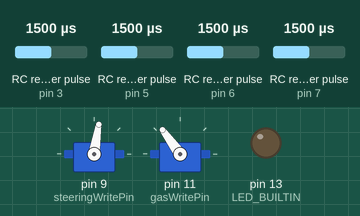
This sketch was run on a simulated Arduino Uno, built with avr-gcc and run on an emulated ATmega328P. Parts: 2 × servo, output pins drawn as LEDs (lit = HIGH). Wiring (inferred from the names in the program): 4 × RC receiver channel: data pin 6 / data pin 3 / data pin 5 / data pin 7. Inputs (shaded band) come from the test bench; at power-on: RC receiver pulse (sensors on pin 3, pin 6, pin 7, pin 5) 1500 µs. What the sketch prints to the serial monitor is not drawn.

Above: at 1.2 s.
1.3 s: RC receiver pulse (sensor on pin 3) set to 1020 µs
At 2.5 s:
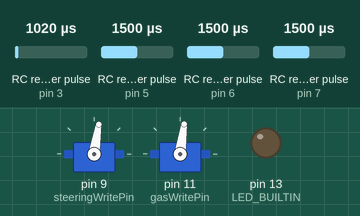
2.8 s: RC receiver pulse (sensor on pin 6) set to 1020 µs
At 3.6 s:
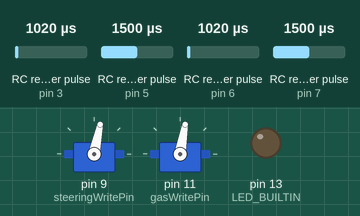
4.3 s: RC receiver pulse (sensor on pin 6) set to 1250 µs
At 5.5 s:
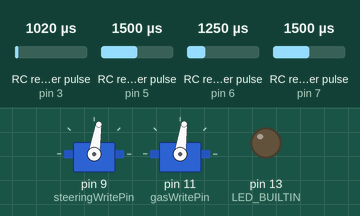
5.8 s: RC receiver pulse (sensor on pin 7) set to 1020 µs
At 6.4 s:
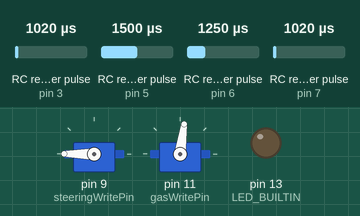
7.3 s: RC receiver pulse (sensor on pin 3) set to 1250 µs
At 8.3 s:
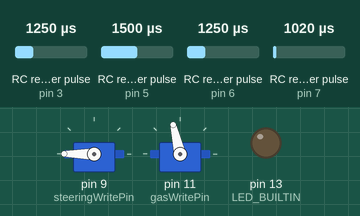
8.8 s: RC receiver pulse (sensor on pin 7) set to 1250 µs
At 10.1 s:
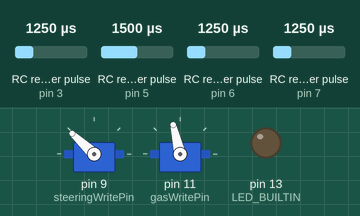
Timing chart, 0 to 11.4 s (numbered marks = the images above; inputs shaded):
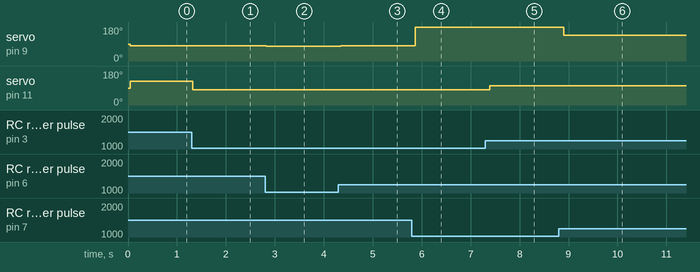

Measured:
- after the input at 1.3 s, servo on pin 11 (gasWritePin): 126° → 82° at once
- after the input at 2.8 s, servo on pin 9 (steeringWritePin): 81° → 78° at once; servo on pin 11 (gasWritePin): 82° → 80° at once
- after the input at 4.3 s, servo on pin 9 (steeringWritePin): 78° → 81° after 0.05 s; servo on pin 11 (gasWritePin): 80° → 82° after 0.05 s
- after the input at 5.8 s, servo on pin 9 (steeringWritePin): 81° → 180° after 0.07 s
- after the input at 7.3 s, servo on pin 11 (gasWritePin): 82° → 103° after 0.09 s
- after the input at 8.8 s, servo on pin 9 (steeringWritePin): 180° → 137° after 0.11 s

The sketch:

passthrough_5_6.ino
```cpp
#include <Servo.h>
#include <math.h>
#include <stdio.h>
#include <stdlib.h>

// Define Input Connections
#define CHRH 7 // right stick horz
#define CHRV 2// right stick vert
#define CHLV 3 // left stick vert
#define CHLH 4 // left stick horz
#define CHSWA 5 // SWA 2-pos switch
#define CHSWC 6 // SWC 3-pos switch
#define steeringWritePin 9
#define gasWritePin 11

Servo roboClawSteering;
Servo roboClawGas;

const int leftVertUp = 2050;
const int leftVertMid = 1500;
const int leftVertDown = 1000;
const int leftVertRange = leftVertUp - leftVertDown;

const int rightHorzLeft = 1032;
const int rightHorzMid = 1515;
const int rightHorzRight = 1988;
const int rightHorzRange = rightHorzRight - rightHorzLeft;

const int motorSteeringMid = 1350;
const int motorSteeringMaxMag = 1100; // 450 in either direction off mid

const int motorGasMid = 1370;
const int motorGasMaxMag =
    1000; // in either direction off mid, sign controlled by SWA

const int SWAUp = 2071;
const int SWADown = 993;
const int SWACutoff = 2000;
const int SWABottomCutoff = 800;

const int SWCUp = 2088;
const int SWCUpperCutoff = 1800;
const int SWCMid = 1488;
const int SWCLowerCutoff = 1250;
const int SWCDown = 994;
const int SWCBottomCutoff = 800;
int count = 0;
bool printChVals = false;
bool printMappedVals = false;
bool printWriteVals = false;
bool printSerialVals = true;
long int t1 = 0;
long int t0 = 0;


float ch_LV_val, ch_RH_val, ch_SWA_val, ch_SWC_val;
// float ch_LH_val, ch_RV_val;
float LV_pos, RH_pos;
// float LH_pos, RV_pos;
int SWA_pos, SWC_pos;
float write_val_gas, write_val_steering;
// add write vals for other actuators
float serial_linear, serial_angular = 0.0;
// add vals for other serial inputs

const byte numChars = 32;
char receivedChars[numChars];   // an array to store the received data
boolean newData = true;

bool stringStarted = false;
bool stringComplete = false;
String inputString;

// Read the number of a specified channel and convert to the range provided.
// If the channel is off, return the default value
int readChannel(int channelInput, int minLimit, int maxLimit,
                int defaultValue) {
  int ch = pulseIn(channelInput, HIGH, 30000);
  return ch;
}

void setup() {
  pinMode(LED_BUILTIN, OUTPUT);
  // Set up serial monitor
  Serial.begin(115200);
  roboClawSteering.attach(steeringWritePin);
  roboClawGas.attach(gasWritePin);

  // Set all pins as inputs
  pinMode(CHLV, INPUT);
  pinMode(CHLH, INPUT);
  pinMode(CHRH, INPUT);
  pinMode(CHRV, INPUT);
  pinMode(CHSWA, INPUT);
  pinMode(CHSWC, INPUT);
  int count = 0;
}

void loop() {
  // t1 = millis();
  // long int diff = t1 - t0;
  while (Serial.available() > 0){
    char incomingByte = Serial.read();
    if (stringStarted){
      inputString += incomingByte;
    } else if (incomingByte == '<'){
      inputString = "<";
      stringStarted = true;
    } else {
      continue;
    }
    if (incomingByte == '\n'){
      stringComplete = true;
    }
  }
  if (stringComplete) {
    // remove newline character from string:
    inputString.trim();
    // parse the string into separate commands:
    String commandArray[2];
    int commaIndex = inputString.indexOf(',');
    if (commaIndex > 0) {
      commandArray[0] = inputString.substring(1, commaIndex);
      serial_linear = commandArray[0].toFloat();
      commandArray[1] = inputString.substring(commaIndex + 1, inputString.length());
      serial_angular = commandArray[1].toFloat();
    }

    // reset the inputString and stringComplete flag:
    inputString = "";
    stringComplete = false;
  }
  if (serial_linear >= 0.5){
    digitalWrite(LED_BUILTIN, HIGH);
    // Serial.println("high");
  } else {
    digitalWrite(LED_BUILTIN, LOW);
    // Serial.println("low");
  }

  // Get values for each channel
  getSWCPos();
  if (SWC_pos == 1){
    getChValues();
    mapChValuesToPos();
  }
  calcWriteVals();
  sendWriteVals();
  if (count > 19) {
    if (printChVals){
      Serial.print("ChVals: ");
      Serial.print("Left Vert: ");
      Serial.print(ch_LV_val);
      Serial.print(" | Right Horz: ");
      Serial.print(ch_RH_val);
      Serial.print(" | SWA: ");
      Serial.print(ch_SWA_val);
      Serial.print(" | SWC: ");
      Serial.print(ch_SWC_val);
      Serial.println("");
    }
    if (printMappedVals){
      Serial.print("MappedVals: ");
      Serial.print("Left Vert: ");
      Serial.print(LV_pos);
      Serial.print(" | Right Horz: ");
      Serial.print(RH_pos);
      Serial.print(" | SWA: ");
      Serial.print(SWA_pos);
      Serial.print(" | SWC: ");
      Serial.print(SWC_pos);
      Serial.println("");
    }
    if (printWriteVals) {
      Serial.print("Sending ");
      Serial.print(write_val_gas);
      Serial.print(" to roboClawGas. ");
      Serial.print("Sending ");
      Serial.print(write_val_steering);
      Serial.println(" to roboClawSteering");
    }
    if (printSerialVals){
      Serial.print("Getting: ");
      Serial.print(serial_linear);
      Serial.print(" linear from serial. Getting ");
      Serial.print(serial_angular);
      Serial.println(" angular from serial.");
    }
    if (printSerialVals || printWriteVals || printMappedVals || printChVals){


      Serial.println("");
    }
    count = 0;

  }

  count++;
  Serial.println("i am working");
  delay(50);
}


void recvWithEndMarker() {
    static byte ndx = 0;
    char endMarker = '\n';
    char startMarker = '<';
    char rc;
    bool gottenStart = false;

    while (Serial.available() > 0 && newData == false) {
        //Serial.println("while loop start");
        rc = Serial.read();
        //Serial.println(rc);

        if (rc == startMarker){
          gottenStart = true;
          //Serial.println("gotten start");
        }

        if (!gottenStart){
          //Serial.println("hasn't gotten start yet");
          continue;
        }
        //Serial.println("has gotten start");


        if (rc != endMarker) {
            if (rc != startMarker){
              receivedChars[ndx] = rc;
              ndx++;
              if (ndx >= numChars) {
                  ndx = numChars - 1;
              }
            }

        }
        else {
            receivedChars[ndx] = '\0'; // terminate the string
            ndx = 0;
            newData = true;
        }
    }
}

void showNewData() {
    if (newData == true) {
        //Serial.println(receivedChars);
        char* velVal = strtok(receivedChars, ",");
        char* firstValChar = velVal;
        velVal = strtok(NULL, ",");
        char* secondValChar = velVal;
        float firstFloat = atof(firstValChar);
        float secondFloat = atof(secondValChar);
        //Serial.print("first float: ");
        //Serial.print(firstFloat);
        //Serial.print(" | second float: ");
        //Serial.println(secondFloat);

        serial_linear = firstFloat;
        serial_angular = secondFloat;
        newData = false;
    }
}

void calcWriteVals() {
  switch (SWC_pos){
    case 2:
      write_val_gas = motorGasMid;
      write_val_steering = motorSteeringMid;
      break;
    case 1:
      write_val_gas = (LV_pos * motorGasMaxMag * SWA_pos * -1) + motorGasMid;
      write_val_steering = (RH_pos * motorSteeringMaxMag * -1) + motorSteeringMid;
      break;
    case 0:
      write_val_gas = (serial_linear * motorGasMaxMag * -1) + motorGasMid; // may need a -1 mult on serial_linear
      write_val_steering = (serial_angular * motorSteeringMaxMag) + motorSteeringMid; // may need a -1 on the serial_angular
      break;
    default:
      write_val_gas = motorGasMid;
      write_val_steering = motorSteeringMid;
  }
}

void sendWriteVals() {
  roboClawGas.writeMicroseconds(write_val_gas);
  roboClawSteering.writeMicroseconds(write_val_steering);
  /*
  add other actuator write calls here
  */
}

void getChValues() {
  ch_RH_val = readChannel(CHRH, -100, 100, 0);
  ch_LV_val = readChannel(CHLV, -100, 100, 0);
  ch_SWA_val = readChannel(CHSWA, -100, 100, 0);
  /*
  ch_RV_cal = readChannel(CHRV, -100, 100, 0);
  ch_LH_cal = readChannel(CHLH, -100, 100, 0);
  */
}

void getSWCPos(){
  ch_SWC_val = readChannel(CHSWC, -100, 100, 0);
    if (ch_SWC_val < SWCBottomCutoff || ch_SWC_val > SWCUpperCutoff) {
    SWC_pos = 2;
  } else if (ch_SWC_val < SWCLowerCutoff) {
    SWC_pos = 0;
  } else {
    SWC_pos = 1;
  }
}

void mapChValuesToPos() {
  LV_pos = (ch_LV_val - leftVertDown) / leftVertRange;
  if (LV_pos < 0) {
    LV_pos = 0;
  }
  RH_pos = (ch_RH_val - rightHorzMid) / rightHorzRange * 2;
  if (RH_pos < -1.2) {
    RH_pos = 0;
  } else if (RH_pos < -1) {
    RH_pos = -1;
  }
  if (ch_SWA_val > SWACutoff) {
    SWA_pos = 1;
  } else if (ch_SWA_val > SWABottomCutoff) {
    SWA_pos = -1;
  } else {
    SWA_pos = 0;
  }
}
```
